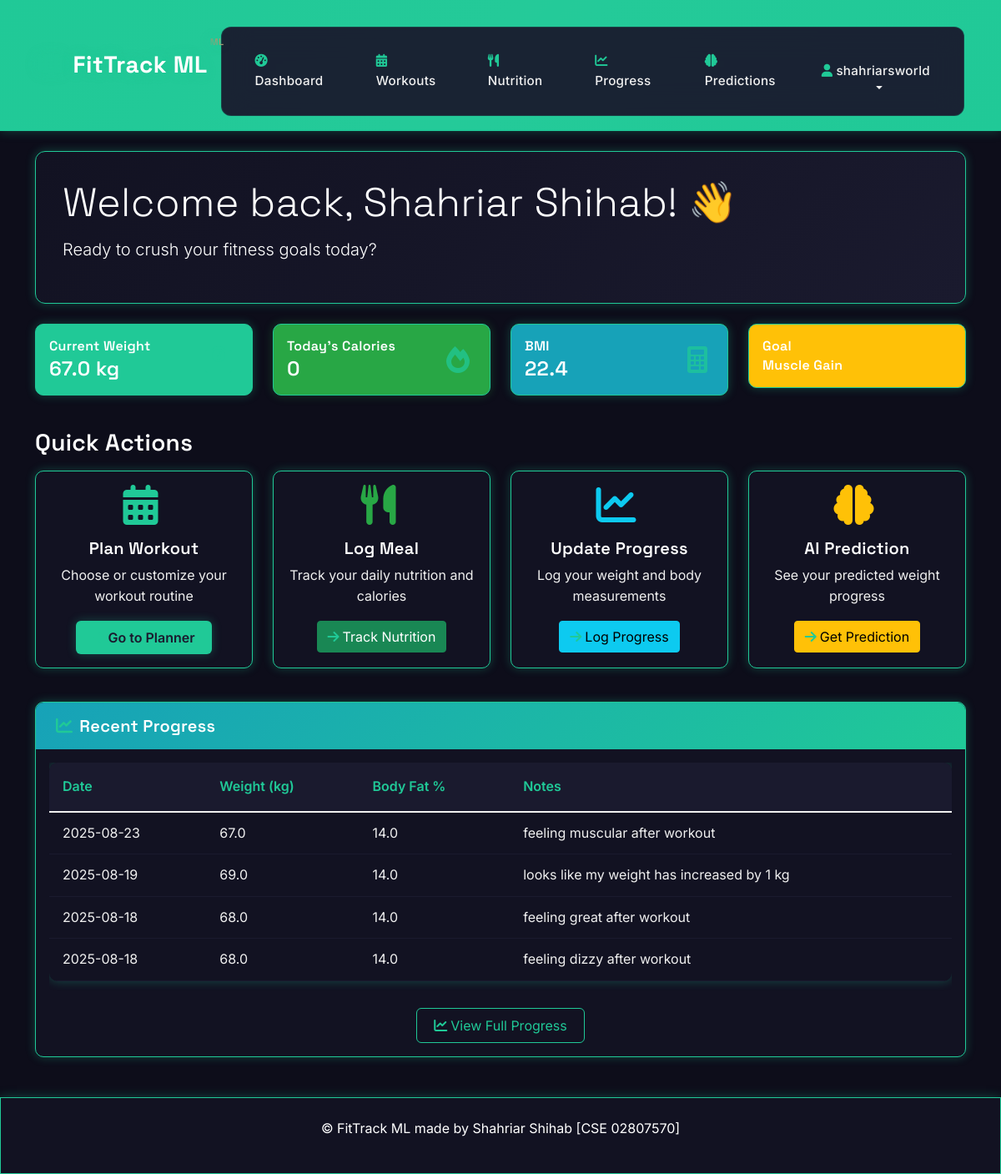
The app's page /dashboard (signed in) with its own data.
### app.py (models this page shows)
class User(db.Model):
    id = db.Column(db.Integer, primary_key=True)
    username = db.Column(db.String(80), unique=True, nullable=False)
    email = db.Column(db.String(120), unique=True, nullable=False)
    password_hash = db.Column(db.String(120), nullable=False)
    name = db.Column(db.String(100), nullable=False)
    age = db.Column(db.Integer, nullable=False)
    gender = db.Column(db.String(10), nullable=False)
    height = db.Column(db.Float, nullable=False)  # in cm
    current_weight = db.Column(db.Float, nullable=False)  # in kg
    fitness_goal = db.Column(db.String(50), nullable=False)
    created_at = db.Column(db.DateTime, default=datetime.utcnow)

class ProgressLog(db.Model):
    id = db.Column(db.Integer, primary_key=True)
    user_id = db.Column(db.Integer, db.ForeignKey('user.id'), nullable=False)
    weight = db.Column(db.Float, nullable=False)
    body_fat_percentage = db.Column(db.Float)
    notes = db.Column(db.Text)
    date = db.Column(db.Date, default=date.today)

### app.py (the view)
@app.route('/dashboard')
@login_required
def dashboard():
    user = User.query.get(session['user_id'])
    recent_progress = ProgressLog.query.filter_by(user_id=user.id).order_by(ProgressLog.date.desc()).limit(5).all()
    today_nutrition = db.session.query(NutritionLog, FoodItem).join(FoodItem).filter(
        NutritionLog.user_id == user.id,
        NutritionLog.date == date.today()
    ).all()
    total_calories = sum([
        (log.quantity_grams / 100) * food.calories_per_100g
        for log, food in today_nutrition
    ])
    return render_template('dashboard.html',
                         user=user,
                         recent_progress=recent_progress,
                         total_calories=round(total_calories, 1))

### app.py (called while the page is built)
def login_required(f):
    from functools import wraps
    @wraps(f)
    def decorated_function(*args, **kwargs):
        if 'user_id' not in session:
            return redirect(url_for('login'))
        return f(*args, **kwargs)
    return decorated_function

### templates/dashboard.html (shortened to what this page needs)
{% extends "base.html" %}
{% block content %}
<div class="row">
    <div class="col-12">
        <div class="welcome-section mb-4">
            <h1 class="display-5">Welcome back, {{ user.name }}! 👋</h1>
            <p class="lead text-muted">Ready to crush your fitness goals today?</p>
        </div>
    </div>
</div>
<div class="row mb-4">
    <div class="col-md-3 mb-3">
        <div class="card bg-primary text-white">
            <div class="card-body">
                <div class="d-flex justify-content-between align-items-center">
                    <div>
                        <h6 class="card-title mb-1">Current Weight</h6>
                        <h4 class="mb-0">{{ user.current_weight }} kg</h4>
                    </div>
                    <i class="fas fa-weight fa-2x opacity-75"></i>
                </div>
            </div>
        </div>
    </div>
    <div class="col-md-3 mb-3">
        <div class="card bg-success text-white">
            <div class="card-body">
                <div class="d-flex justify-content-between align-items-center">
                    <div>
                        <h6 class="card-title mb-1">Today's Calories</h6>
                        <h4 class="mb-0">{{ total_calories }}</h4>
                    </div>
                    <i class="fas fa-fire fa-2x opacity-75"></i>
                </div>
            </div>
        </div>
    </div>
    <div class="col-md-3 mb-3">
        <div class="card bg-info text-white">
            <div class="card-body">
                <div class="d-flex justify-content-between align-items-center">
                    <div>
                        <h6 class="card-title mb-1">BMI</h6>
                        <h4 class="mb-0">{{ "%.1f"|format(user.current_weight / ((user.height/100) ** 2)) }}</h4>
                    </div>
                    <i class="fas fa-calculator fa-2x opacity-75"></i>
                </div>
            </div>
        </div>
    </div>
    <div class="col-md-3 mb-3">
        <div class="card bg-warning text-white">
            <div class="card-body">
                <div class="d-flex justify-content-between align-items-center">
                    <div>
                        <h6 class="card-title mb-1">Goal</h6>
                        <h6 class="mb-0">{{ user.fitness_goal.replace('_', ' ').title() }}</h6>
                    </div>
                </div>
            </div>
        </div>
    </div>
</div>
<div class="row mb-4">
    <div class="col-12">
        <h3 class="mb-3">Quick Actions</h3>
    </div>
    <div class="col-md-3 mb-3">
        <div class="card h-100 quick-action-card">
            <div class="card-body text-center">
                <i class="fas fa-calendar-alt fa-3x text-primary mb-3"></i>
                <h5 class="card-title">Plan Workout</h5>
                <p class="card-text">Choose or customize your workout routine</p>
                <a href="{{ url_for('workout_planner') }}" class="btn btn-primary">
                    <i class="fas fa-arrow-right me-1"></i>Go to Planner
                </a>
            </div>
        </div>
    </div>
    <div class="col-md-3 mb-3">
        <div class="card h-100 quick-action-card">
            <div class="card-body text-center">
                <i class="fas fa-utensils fa-3x text-success mb-3"></i>
                <h5 class="card-title">Log Meal</h5>
                <p class="card-text">Track your daily nutrition and calories</p>
                <a href="{{ url_for('nutrition_tracker') }}" class="btn btn-success">
                    <i class="fas fa-arrow-right me-1"></i>Track Nutrition
                </a>
            </div>
        </div>
    </div>
    <div class="col-md-3 mb-3">
        <div class="card h-100 quick-action-card">
            <div class="card-body text-center">
                <i class="fas fa-chart-line fa-3x text-info mb-3"></i>
                <h5 class="card-title">Update Progress</h5>
                <p class="card-text">Log your weight and body measurements</p>
                <button class="btn btn-info" data-bs-toggle="modal" data-bs-target="#progressModal">
                    <i class="fas fa-arrow-right me-1"></i>Log Progress
                </button>
            </div>
        </div>
    </div>
    <div class="col-md-3 mb-3">
        <div class="card h-100 quick-action-card">
            <div class="card-body text-center">
                <i class="fas fa-brain fa-3x text-warning mb-3"></i>
                <h5 class="card-title">AI Prediction</h5>
                <p class="card-text">See your predicted weight progress</p>
                <a href="{{ url_for('prediction_tool') }}" class="btn btn-warning">
                    <i class="fas fa-arrow-right me-1"></i>Get Prediction
                </a>
            </div>
        </div>
    </div>
</div>
{% if recent_progress %}
<div class="row">
    <div class="col-12">
        <div class="card">
            <div class="card-header">
                <h5 class="mb-0">
                    <i class="fas fa-chart-line me-2"></i>Recent Progress
                </h5>
            </div>
            <div class="card-body">
                <div class="table-responsive">
                    <table class="table table-hover">
                        <thead>
                            <tr>
                                <th>Date</th>
                                <th>Weight (kg)</th>
                                <th>Body Fat %</th>
                                <th>Notes</th>
                            </tr>
                        </thead>
                        <tbody>
                            {% for progress in recent_progress %}
                            <tr>
                                <td>{{ progress.date.strftime('%Y-%m-%d') }}</td>
                                <td>{{ progress.weight }}</td>
                                <td>{{ progress.body_fat_percentage or 'N/A' }}</td>
                                <td>{{ progress.notes or '-' }}</td>
                            </tr>
                            {% endfor %}
                        </tbody>
                    </table>
                </div>
                <div class="text-center mt-3">
                    <a href="{{ url_for('progress_tracker') }}" class="btn btn-outline-primary">
                        <i class="fas fa-chart-line me-1"></i>View Full Progress
                    </a>
                </div>
            </div>
        </div>
    </div>
</div>
{% endif %}
{% endblock %}

### templates/base.html (shortened to what this page needs)
<!DOCTYPE html>
<html lang="en">
<head>
    <link href="https://cdn.jsdelivr.net/npm/bootstrap@5.1.3/dist/css/bootstrap.min.css" rel="stylesheet">
    <link href="https://cdnjs.cloudflare.com/ajax/libs/font-awesome/6.0.0/css/all.min.css" rel="stylesheet">
    <link href="{{ url_for('static', filename='css/style.css') }}" rel="stylesheet">
</head>
<body>
    <nav class="navbar navbar-expand-lg navbar-dark bg-primary">
        <div class="container">
            <a class="navbar-brand" href="{{ url_for('dashboard' if session.get('user_id') else 'index') }}">
                <i class="fas fa-dumbbell me-2"></i>FitTrack ML
            </a>
            {% if session.get('user_id') %}
            <div class="collapse navbar-collapse" id="navbarNav">
                <ul class="navbar-nav me-auto">
                    <li class="nav-item">
                        <a class="nav-link" href="{{ url_for('dashboard') }}">
                            <i class="fas fa-tachometer-alt me-1"></i>Dashboard
                        </a>
                    </li>
                    <li class="nav-item">
                        <a class="nav-link" href="{{ url_for('workout_planner') }}">
                            <i class="fas fa-calendar-alt me-1"></i>Workouts
                        </a>
                    </li>
                    <li class="nav-item">
                        <a class="nav-link" href="{{ url_for('nutrition_tracker') }}">
                            <i class="fas fa-utensils me-1"></i>Nutrition
                        </a>
                    </li>
                    <li class="nav-item">
                        <a class="nav-link" href="{{ url_for('progress_tracker') }}">
                            <i class="fas fa-chart-line me-1"></i>Progress
                        </a>
                    </li>
                    <li class="nav-item">
                        <a class="nav-link" href="{{ url_for('prediction_tool') }}">
                            <i class="fas fa-brain me-1"></i>Predictions
                        </a>
                    </li>
                </ul>
                <ul class="navbar-nav">
                    <li class="nav-item dropdown">
                        <a class="nav-link dropdown-toggle" href="#" role="button" data-bs-toggle="dropdown">
                            <i class="fas fa-user me-1"></i>{{ session.get('username') }}
                        </a>
                    </li>
                </ul>
            </div>
            {% endif %}
        </div>
    </nav>
    <main class="container mt-4">
        {% block content %}{% endblock %}
    </main>
    <footer class="bg-light text-center text-muted py-4 mt-5">
        <div class="container">
            <p>&copy; FitTrack ML made by Shahriar Shihab [CSE 02807570]</p>
        </div>
    </footer>
</body>
</html>

### records on screen
User: get "shahriarsworld", name "Shahriar Shihab", current_weight "67.0", user.current_weight/((user.height/100)**2) "22.4", fitness_goal.replace "Muscle Gain"
ProgressLog: date "2025-08-23", weight "67.0", body_fat_percentage "14.0", notes "feeling muscular after workout"
ProgressLog: date "2025-08-19", weight "69.0", body_fat_percentage "14.0", notes "looks like my weight has increased by 1 kg"
ProgressLog: date "2025-08-18", weight "68.0", body_fat_percentage "14.0", notes "feeling great after workout"
ProgressLog: date "2025-08-18", weight "68.0", body_fat_percentage "14.0", notes "feeling dizzy after workout"

### other values on screen
{{ total_calories }} "0"
